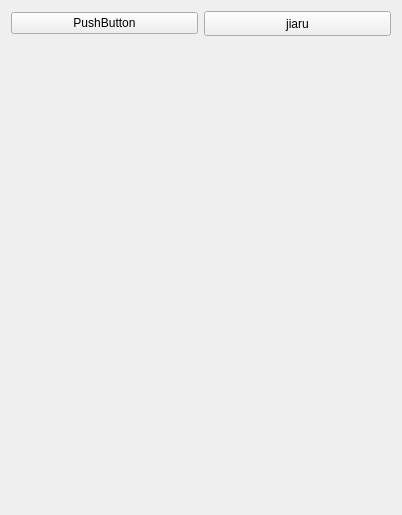
<?xml version="1.0" encoding="UTF-8"?>
<ui version="4.0">
 <class>UIChatHtml</class>
 <widget class="QWidget" name="UIChatHtml">
  <property name="geometry">
   <rect>
    <x>0</x>
    <y>0</y>
    <width>402</width>
    <height>515</height>
   </rect>
  </property>
  <property name="windowTitle">
   <string>UIChatHtml</string>
  </property>
  <layout class="QVBoxLayout" name="verticalLayout">
   <item>
    <layout class="QHBoxLayout" name="horizontalLayout">
     <item>
      <widget class="QPushButton" name="pushButton_2">
       <property name="text">
        <string>PushButton</string>
       </property>
      </widget>
     </item>
     <item>
      <widget class="QPushButton" name="pushButton">
       <property name="maximumSize">
        <size>
         <width>16777215</width>
         <height>25</height>
        </size>
       </property>
       <property name="text">
        <string>jiaru</string>
       </property>
      </widget>
     </item>
    </layout>
   </item>
   <item>
    <widget class="QWidget" name="talk_widget" native="true"/>
   </item>
  </layout>
 </widget>
 <layoutdefault spacing="6" margin="11"/>
 <resources/>
 <connections/>
</ui>
